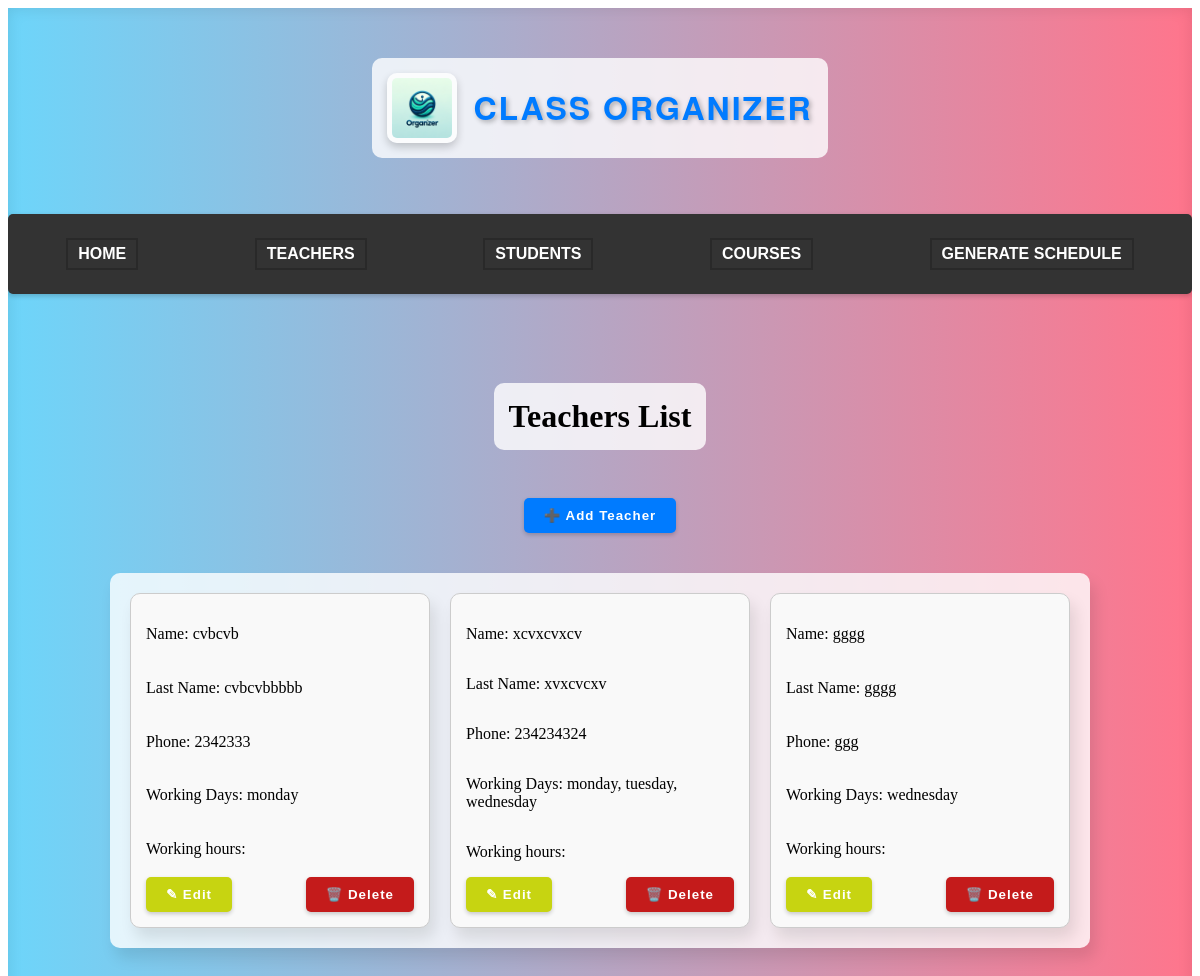
Page /classapp/teacher/ on the earlier database version.
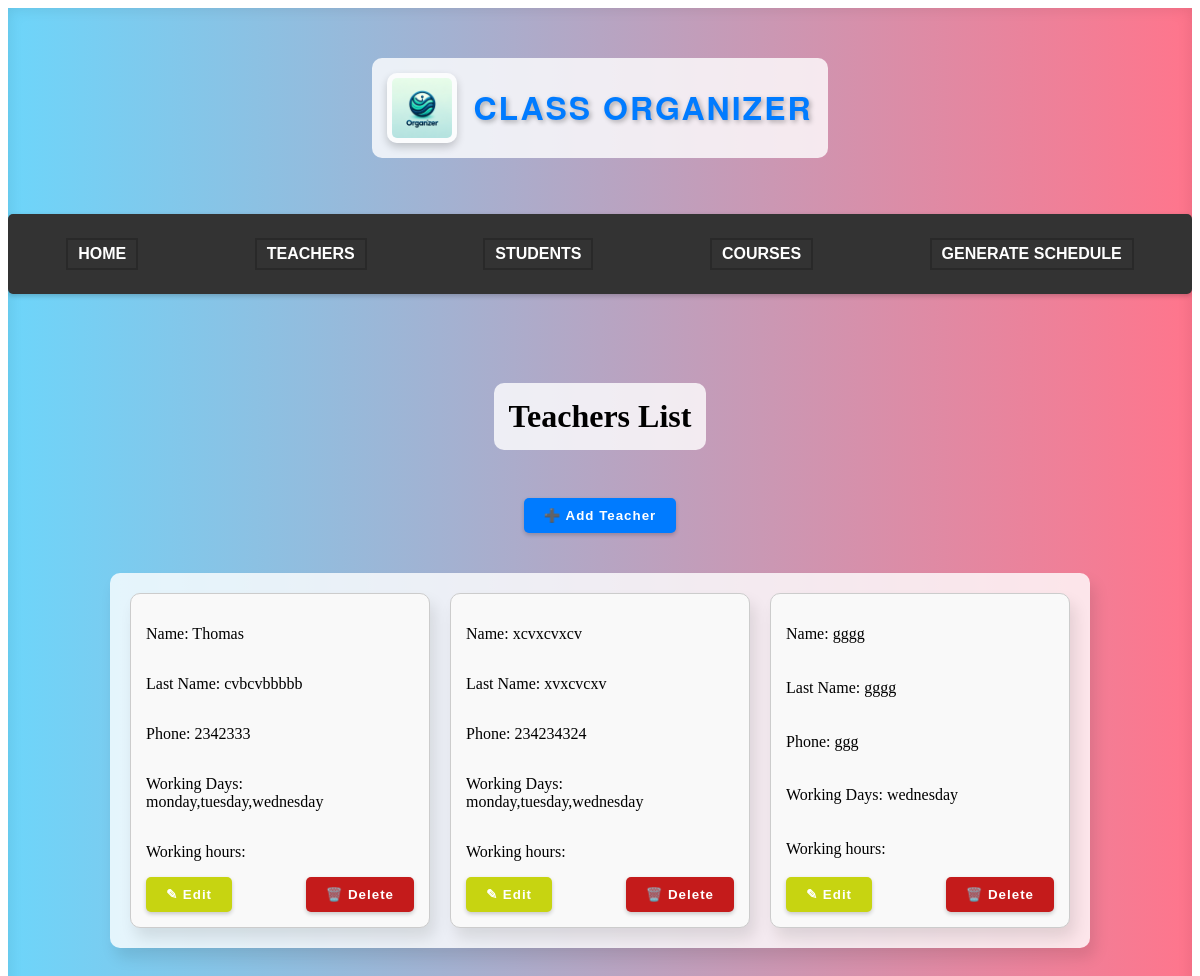
Same page on the later database version.
### classapp/models.py (models this page shows)
class Teacher(models.Model):
    teacher_id = models.AutoField(primary_key=True)  # primary key
    name = models.CharField(max_length=50)
    last_name = models.CharField(max_length=50)
    phone = models.CharField(max_length=50, null=True, blank=True)
    working_days = models.CharField(max_length=50, default='')
    working_hours = models.CharField(max_length=50, default='')
    courses = models.ManyToManyField('Course', related_name='teachers')
    objects = TeacherModelManager()

### classapp/views.py (the view, shortened to what this page needs)
# urls.py: path('teacher/', views.teacher, name='teacher'),
def teacher(request):
    data = Teacher.objects.all()
    context = {'data': data}
    return render(request, 'teacher.html', context)

### classapp/templates/teacher.html (shortened to what this page needs)
<!DOCTYPE html>
<html lang="en">
<head>
    {% load static %}
    <link rel="stylesheet" href=" {% static 'style.css' %} ">
</head>
<body>
    <div class="main-container">
        <header>
            <img src="{% static 'classorganizerlogo.png' %}" alt="Logo" class="logo">
            <h1 class="siteTitle">Class Organizer</h1>
        </header>
        <nav class="navbar">
            <ul class="navbar-nav">
                <li class="nav-item"><a href="{% url 'home' %}">Home</a></li>
                <li class="nav-item"><a href="{% url 'teacher' %}">Teachers</a></li>
                <li class="nav-item"><a href="{% url 'student' %}">Students</a></li>
                <li class="nav-item"><a href="{% url 'course' %}">Courses</a></li>
                <li class="nav-item"><a href="{% url 'schedule' %}">Generate Schedule</a></li>
            </ul>
        </nav>
        <h1>Teachers List</h1>
        <button class="add_teachers_btn" type="submit" onclick="window.location.href='addteacher/'">➕ Add Teacher</button>
        <div class="students-container">
            {% for teacher in data %}
                    <div class="student-box">
                        <p>Name: {{ teacher.name }}</p>
                        <p>Last Name: {{ teacher.last_name }}</p>
                        <p>Phone: {{ teacher.phone }}</p>
                        <p>Working Days: {{ teacher.working_days }}</p>
                        <p>Working hours: {{ teacher.working_hours }}</p>
                        <div class="button-container">
                          <form action="{% url 'editteacher' %}" method="GET">
                            <button class="edit_teacher_btn" name="edit_btn" value="True" type="submit">✎ Edit</button>
                          </form>
                          <form action="{% url 'deleteteacher' %}" method="GET">
                            <button class="delete_teacher_btn"  name="delete_btn" value="True"  type="submit" >🗑️ Delete</button>
                          </form>
                        </div>
                    </div>
            {% endfor %}
        </div>
    </div>
</body>
</html>

Differences in the rows shown:
changed Teacher "cvbcvbbbbb": name "cvbcvb" → "Thomas"; working_days "monday" → "monday,tuesday,wednesday"
changed Teacher "xcvxcvxcv": working_days "monday, tuesday, wednesday" → "monday,tuesday,wednesday"
